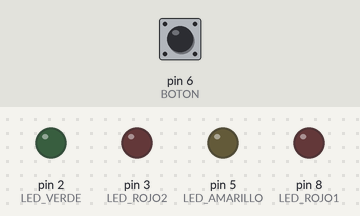
Simulated run of this sketch. Board: Arduino Uno, built with avr-gcc and run on an emulated ATmega328P. Parts: output pins drawn as LEDs (lit = HIGH). The test bench sets the inputs (shaded band); at power-on: pin 6 (BOTON) HIGH. Random numbers use the default seed unless the sketch sets one.

Above: at 1.2 s.
1.3 s: pin 6 (BOTON) pulled LOW for 0.15 s
At 3.8 s:
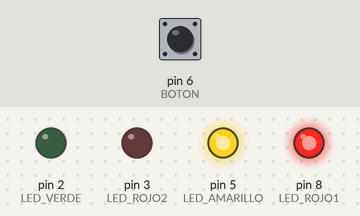
4.4 s: pin 6 (BOTON) pulled LOW for 1 s
At 7.8 s:
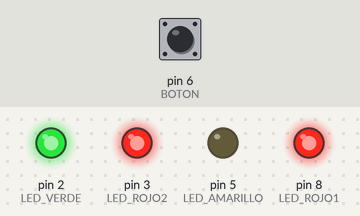
8.4 s: pin 6 (BOTON) pulled LOW for 0.15 s
At 10.5 s:
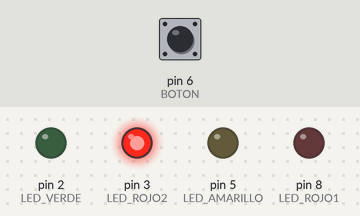
11.4 s: pin 6 (BOTON) pulled LOW for 3.2 s
At 17.1 s:
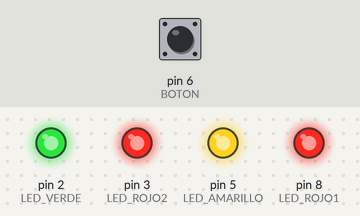
Timing chart, 0 to 18.1 s (numbered marks = the images above; inputs shaded):
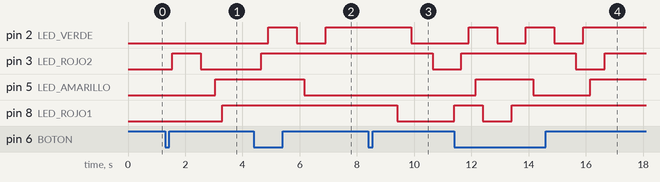

The sketch:

ej1.8.ino
```cpp
#define LED_ROJO1 8
#define LED_ROJO2 3
#define LED_VERDE 2
#define LED_AMARILLO 5
#define BOTON 6

int estadoBotonAnterior = LOW;
unsigned long tiempoInicioGiro = 0;
unsigned long tiempoGiro = 3000;

void escribirLed(int ledPin, int estado)
{
  digitalWrite(ledPin, estado);
  delay(250);
}

void setup()
{
  pinMode(LED_ROJO1, OUTPUT);
  pinMode(LED_ROJO2, OUTPUT);
  pinMode(LED_VERDE, OUTPUT);
  pinMode(LED_AMARILLO, OUTPUT);
  pinMode(BOTON, INPUT_PULLUP);

  // Inicializar el generador de números aleatorios
  randomSeed(analogRead(0));
}

void loop()
{
  int estadoBoton = digitalRead(BOTON);

  if (estadoBoton == LOW)
  {
    tiempoInicioGiro = millis();  // Guardar el tiempo de inicio del "giro"

    while (millis() - tiempoInicioGiro < tiempoGiro)
    {
      escribirLed(LED_ROJO1, random(2));
      escribirLed(LED_ROJO2, random(2));
      escribirLed(LED_VERDE, random(2));
      escribirLed(LED_AMARILLO, random(2));
    }
  }
}
```

Measured:
- after the input at 1.3 s, pin 3 (LED_ROJO2): LOW → HIGH after 0.25 s, → LOW 1.0 s later; pin 5 (LED_AMARILLO): LOW → HIGH after 1.8 s; pin 8 (LED_ROJO1): LOW → HIGH after 2.0 s
- after the input at 4.4 s, pin 2 (LED_VERDE): LOW → HIGH after 0.50 s, → LOW 1.0 s later, → HIGH 1.0 s later; pin 3 (LED_ROJO2): LOW → HIGH after 0.25 s; pin 5 (LED_AMARILLO): HIGH → LOW after 1.8 s
- after the input at 8.4 s, pin 2 (LED_VERDE): HIGH → LOW after 1.5 s; pin 3 (LED_ROJO2): HIGH → LOW after 2.3 s; pin 8 (LED_ROJO1): HIGH → LOW after 1.0 s
- after the input at 11.4 s, pin 2 (LED_VERDE): alternates HIGH for 1.0 s and LOW for 1.0 s, 5 changes in all, then stays HIGH, starting after 0.50 s; pin 3 (LED_ROJO2): LOW → HIGH after 0.25 s, → LOW 4.0 s later, → HIGH 1.0 s later
